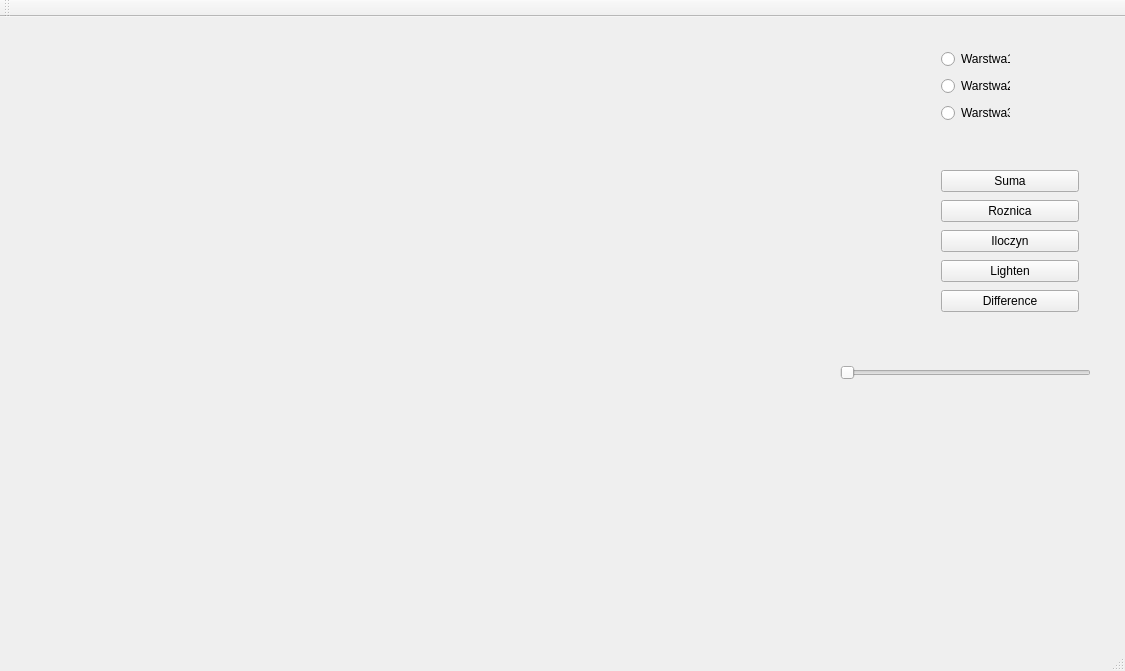
<?xml version="1.0" encoding="UTF-8"?>
<ui version="4.0">
 <class>MainWindow</class>
 <widget class="QMainWindow" name="MainWindow">
  <property name="geometry">
   <rect>
    <x>0</x>
    <y>0</y>
    <width>1125</width>
    <height>671</height>
   </rect>
  </property>
  <property name="windowTitle">
   <string>MainWindow</string>
  </property>
  <widget class="QWidget" name="centralWidget">
   <widget class="okno" name="obraz" native="true">
    <property name="geometry">
     <rect>
      <x>30</x>
      <y>20</y>
      <width>800</width>
      <height>550</height>
     </rect>
    </property>
   </widget>
   <widget class="QSlider" name="alpha">
    <property name="geometry">
     <rect>
      <x>840</x>
      <y>340</y>
      <width>251</width>
      <height>31</height>
     </rect>
    </property>
    <property name="maximum">
     <number>100</number>
    </property>
    <property name="sliderPosition">
     <number>0</number>
    </property>
    <property name="orientation">
     <enum>Qt::Horizontal</enum>
    </property>
   </widget>
   <widget class="QWidget" name="layoutWidget">
    <property name="geometry">
     <rect>
      <x>930</x>
      <y>20</y>
      <width>91</width>
      <height>101</height>
     </rect>
    </property>
    <layout class="QVBoxLayout" name="verticalLayout">
     <item>
      <widget class="QRadioButton" name="obraz1">
       <property name="text">
        <string>Warstwa1</string>
       </property>
      </widget>
     </item>
     <item>
      <widget class="QRadioButton" name="obraz2">
       <property name="text">
        <string>Warstwa2</string>
       </property>
      </widget>
     </item>
     <item>
      <widget class="QRadioButton" name="obraz3">
       <property name="text">
        <string>Warstwa3</string>
       </property>
      </widget>
     </item>
    </layout>
   </widget>
   <widget class="QWidget" name="verticalLayoutWidget">
    <property name="geometry">
     <rect>
      <x>930</x>
      <y>140</y>
      <width>160</width>
      <height>170</height>
     </rect>
    </property>
    <layout class="QVBoxLayout" name="verticalLayout_2">
     <item>
      <widget class="QPushButton" name="dodawanie2">
       <property name="text">
        <string>Suma</string>
       </property>
      </widget>
     </item>
     <item>
      <widget class="QPushButton" name="odejmowanie2">
       <property name="text">
        <string>Roznica</string>
       </property>
      </widget>
     </item>
     <item>
      <widget class="QPushButton" name="mnozenie2">
       <property name="text">
        <string>Iloczyn</string>
       </property>
      </widget>
     </item>
     <item>
      <widget class="QPushButton" name="lighten2">
       <property name="text">
        <string>Lighten</string>
       </property>
      </widget>
     </item>
     <item>
      <widget class="QPushButton" name="difference2">
       <property name="text">
        <string>Difference</string>
       </property>
      </widget>
     </item>
    </layout>
   </widget>
  </widget>
  <widget class="QMenuBar" name="menuBar">
   <property name="geometry">
    <rect>
     <x>0</x>
     <y>0</y>
     <width>1125</width>
     <height>26</height>
    </rect>
   </property>
  </widget>
  <widget class="QToolBar" name="mainToolBar">
   <attribute name="toolBarArea">
    <enum>TopToolBarArea</enum>
   </attribute>
   <attribute name="toolBarBreak">
    <bool>false</bool>
   </attribute>
  </widget>
  <widget class="QStatusBar" name="statusBar"/>
 </widget>
 <layoutdefault spacing="6" margin="11"/>
 <customwidgets>
  <customwidget>
   <class>okno</class>
   <extends>QWidget</extends>
   <header>okno.h</header>
   <container>1</container>
  </customwidget>
 </customwidgets>
 <resources/>
 <connections/>
</ui>
